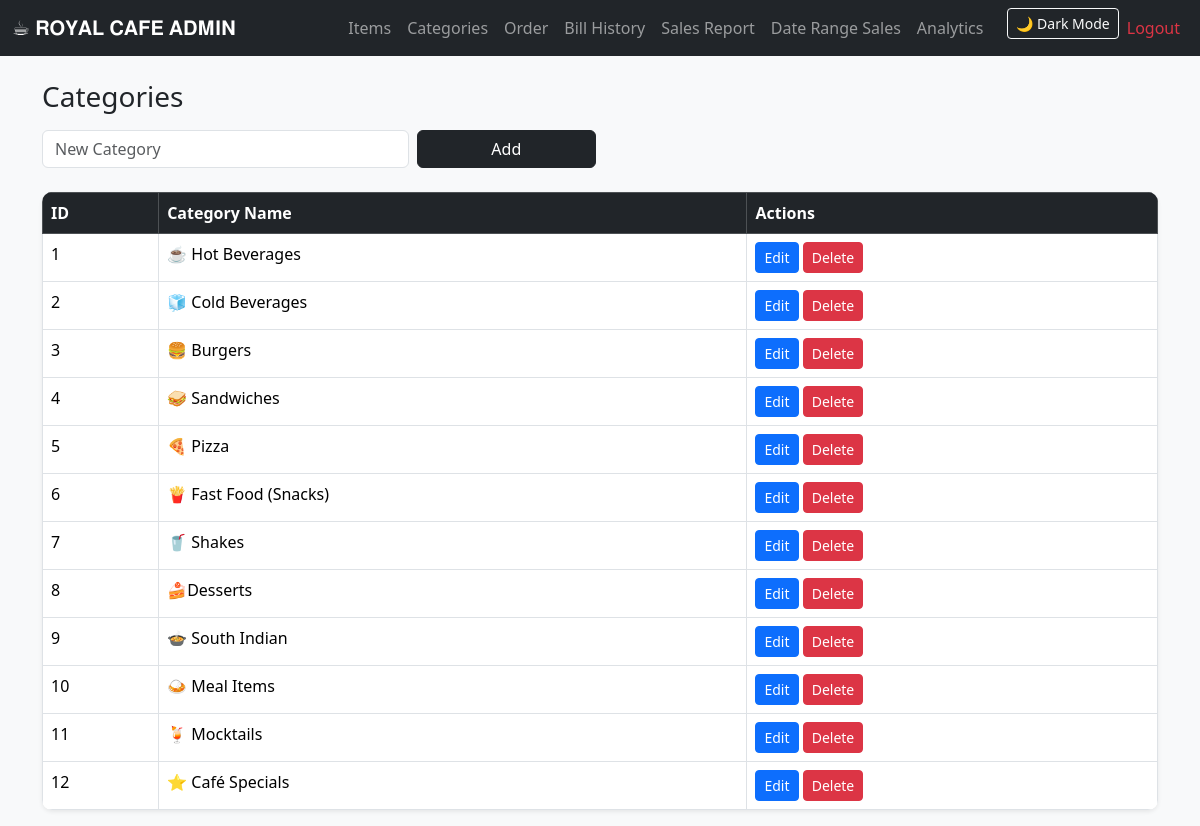
Page /categories (signed in) on the committed database.
### tables this page shows
CREATE TABLE categories(
            id INTEGER PRIMARY KEY AUTOINCREMENT,
            name TEXT UNIQUE
        );

### app.py (the view)
@app.route("/categories", methods=["GET", "POST"])
def categories():
    if "user" not in session:
        return redirect("/")
    con = db()
    cur = con.cursor()
    if request.method == "POST":
        name = request.form["name"].strip()
        if not name:
            return "Category name required!"
        cur.execute("INSERT INTO categories (name) VALUES (?)", (name,))
        con.commit()
    categories = cur.execute("SELECT * FROM categories").fetchall()
    con.close()
    return render_template("categories.html", categories=categories, title="Categories")

### app.py (called while the page is built)
def db():
    return sqlite3.connect(DB)

### templates/categories.html
{% extends "layout.html" %}
{% block content %}
<h3 class="mb-3">Categories</h3>
<form method="POST" class="row g-2 mb-4">
    <div class="col-md-4">
        <input class="form-control" name="name" placeholder="New Category">
    </div>
    <div class="col-md-2">
        <button class="btn btn-dark w-100">Add</button>
    </div>
</form>
<table class="table table-bordered shadow-sm">
    <thead class="table-dark">
        <tr>
            <th>ID</th>
            <th>Category Name</th>
            <th>Actions</th>
        </tr>
    </thead>
    <tbody>
        {% for cat in categories %}
        <tr>
            <td>{{ cat[0] }}</td>
            <td>{{ cat[1] }}</td>
            <td>
                <a href="/categories/edit/{{ cat[0] }}" class="btn btn-sm btn-primary">Edit</a>
                <a href="/categories/delete/{{ cat[0] }}" class="btn btn-sm btn-danger"
                    onclick="return confirm('Delete this category?')">Delete</a>
            </td>
        </tr>
        {% endfor %}
    </tbody>
</table>
{% endblock %}

### templates/layout.html (shortened to what this page needs)
<!DOCTYPE html>
<html lang="en">
<head>
    <link href="https://cdn.jsdelivr.net/npm/bootstrap@5.3.2/dist/css/bootstrap.min.css" rel="stylesheet">
    <link rel="stylesheet" href="{{ url_for('static', filename='style.css') }}">
</head>
<body class="bg-light">
<nav class="navbar navbar-dark bg-dark navbar-expand-lg mb-4">
    <div class="container-fluid">
        <a class="navbar-brand" href="/dashboard">☕︎ 𝐑𝐎𝐘𝐀𝐋 𝐂𝐀𝐅𝐄 𝐀𝐃𝐌𝐈𝐍</a>
        <div class="collapse navbar-collapse" id="nav">
            <ul class="navbar-nav ms-auto">
                {% if session.get("user") %}
                <li class="nav-item"><a class="nav-link" href="/items">Items</a></li>
                <li class="nav-item"><a class="nav-link" href="/categories">Categories</a></li>
                <li class="nav-item"><a class="nav-link" href="/pos">Order</a></li>
                <li class="nav-item"><a class="nav-link" href="/bills">Bill History</a></li>
                <li class="nav-item"><a class="nav-link" href="/sales">Sales Report</a></li>
                <li class="nav-item"><a class="nav-link" href="/sales-range">Date Range Sales</a></li>
                <li class="nav-item"><a class="nav-link" href="/analytics">Analytics</a></li>
                <li class="nav-item">
    <button id="themeToggle" class="btn btn-sm btn-outline-light ms-3">🌙 Dark Mode</button>
</li>
                <li class="nav-item"><a class="nav-link text-danger" href="/logout">Logout</a></li>
                {% endif %}
            </ul>
        </div>
    </div>
</nav>
<div class="container">
    {% block content %}{% endblock %}
</div>
</body>
</html>

### static/style.css (style rules this page uses)
body { background: #f5f5f5; }
table { background: white; border-radius: 10px; overflow: hidden; }

### templates/layout.html (style rules this page uses)
body { background: #f8f9fa; color: #212529; }

### rows in the picture
categories: id "1", name "☕ Hot Beverages"
categories: id "2", name "🧊 Cold Beverages"
categories: id "3", name "🍔 Burgers"
categories: id "4", name "🥪 Sandwiches"
categories: id "5", name "🍕 Pizza"
categories: id "6", name "🍟 Fast Food (Snacks)"
categories: id "7", name "🥤 Shakes"
categories: id "8", name "🍰Desserts"
categories: id "9", name "🍲 South Indian"
categories: id "10", name "🍛 Meal Items"
categories: id "11", name "🍹 Mocktails"
categories: id "12", name "⭐ Café Specials"
